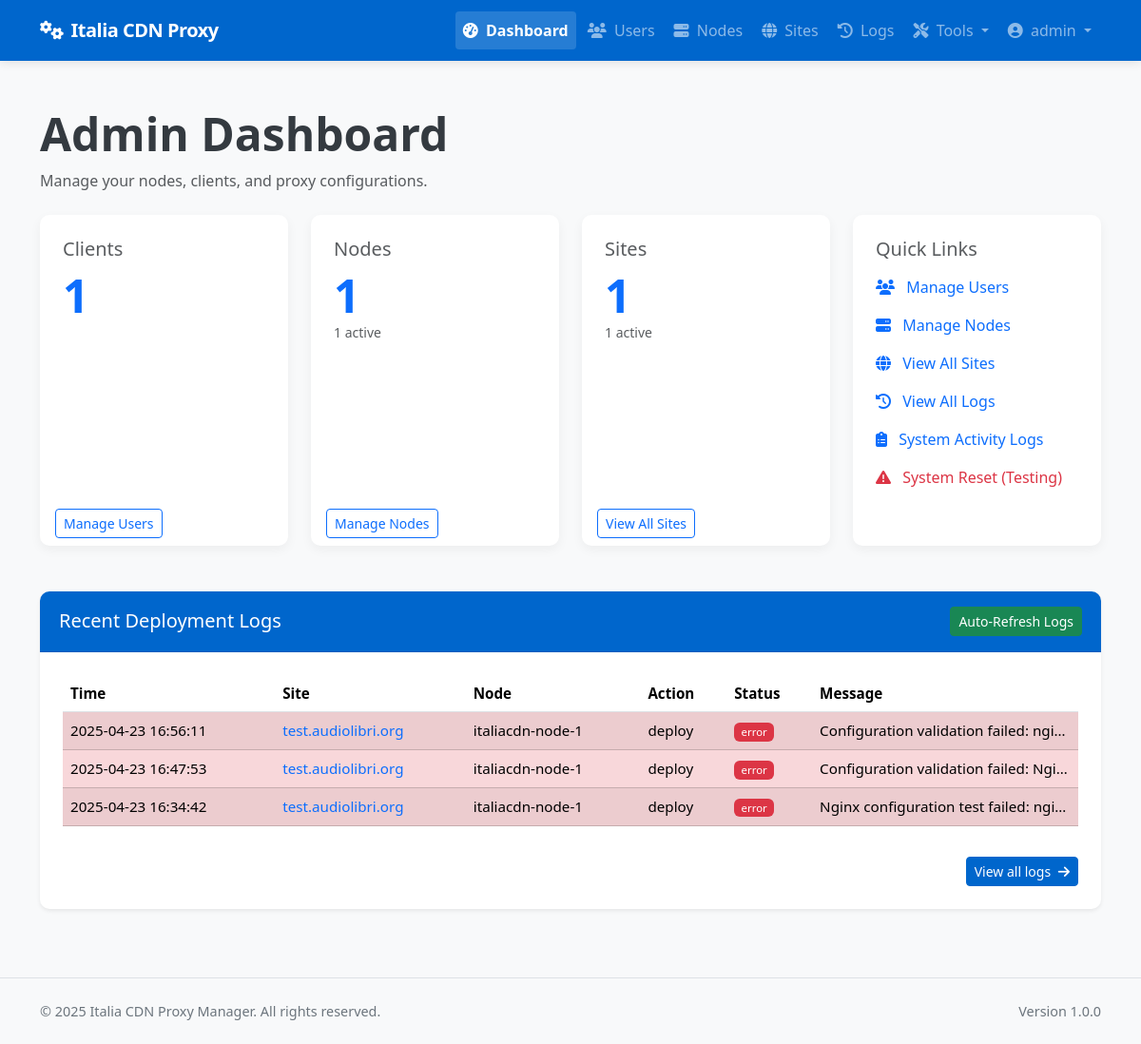
The app's page /admin/dashboard (signed in), older data.
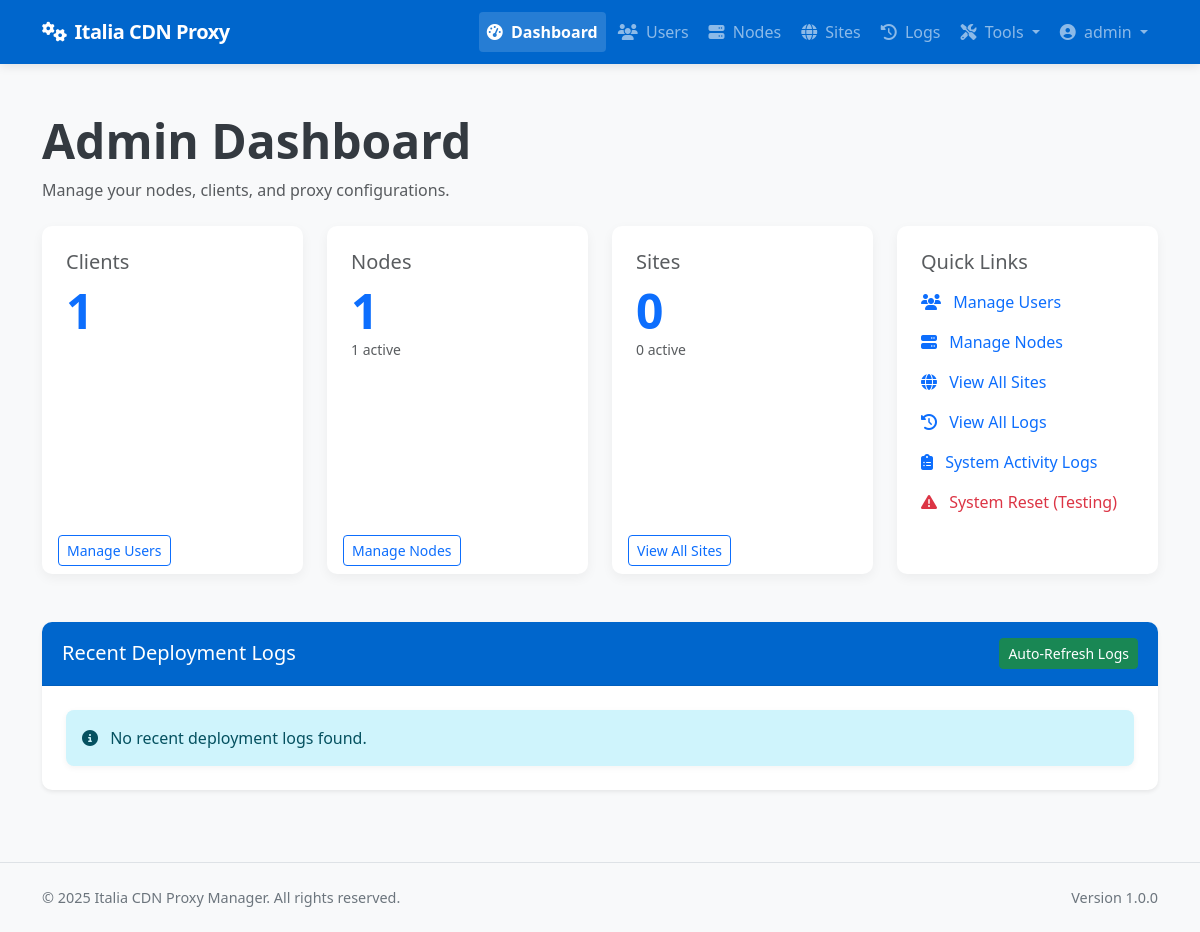
The same page, newer data.
### app/models/models.py (models this page shows, shortened)
class DeploymentLog(db.Model):
    __tablename__ = 'deployment_logs'
    id = db.Column(db.Integer, primary_key=True)
    site_id = db.Column(db.Integer, db.ForeignKey('sites.id'), nullable=False)
    node_id = db.Column(db.Integer, db.ForeignKey('nodes.id'), nullable=False)
    user_id = db.Column(db.Integer, db.ForeignKey('users.id'), nullable=True)  # Who performed the action
    action = db.Column(db.String(64), nullable=False)  # deploy, update, remove, ssl_renew, discovery, rollback
    status = db.Column(db.String(20), nullable=False)  # success, error
    message = db.Column(db.Text, nullable=True)
    created_at = db.Column(db.DateTime, default=datetime.utcnow)
    site = db.relationship('Site', backref=db.backref('deployment_logs', lazy='dynamic'))
    node = db.relationship('Node', backref=db.backref('deployment_logs', lazy='dynamic'))
    user = db.relationship('User', backref=db.backref('deployment_logs', lazy='dynamic'))

class Site(db.Model):
    __tablename__ = 'sites'
    id = db.Column(db.Integer, primary_key=True)
    name = db.Column(db.String(64), nullable=False)
    domain = db.Column(db.String(255), unique=True, nullable=False)
    protocol = db.Column(db.String(10), nullable=False, default='https')  # http or https
    origin_protocol = db.Column(db.String(10), nullable=False, default='http')  # http or https for origin
    origin_address = db.Column(db.String(255), nullable=False)  # Backend server address
    origin_port = db.Column(db.Integer, nullable=False)
    user_id = db.Column(db.Integer, db.ForeignKey('users.id'), nullable=True)  # Allow null for discovered sites
    is_active = db.Column(db.Boolean, default=True)
    is_blocked = db.Column(db.Boolean, default=False)
    is_discovered = db.Column(db.Boolean, default=False)  # Whether this site was discovered from node
    use_waf = db.Column(db.Boolean, default=False)
    force_https = db.Column(db.Boolean, default=True)  # New column to force HTTP to HTTPS redirect
    enable_cache = db.Column(db.Boolean, default=True)
    cache_time = db.Column(db.Integer, default=3600)  # Cache time in seconds, default 1 hour
    cache_static_time = db.Column(db.Integer, default=86400)  # Cache time for static assets in seconds, default 1 day
    custom_cache_rules = db.Column(db.Text, nullable=True)  # Custom cache rules in Nginx format
    cache_browser_time = db.Column(db.Integer, default=3600)  # Browser cache time in seconds, default 1 hour
    created_at = db.Column(db.DateTime, default=datetime.utcnow)
    updated_at = db.Column(db.DateTime, default=datetime.utcnow, onupdate=datetime.utcnow)
    custom_config = db.Column(db.Text, nullable=True)  # Additional Nginx configuration
    site_nodes = db.relationship('SiteNode', backref='site', lazy='dynamic')
    ssl_certificates = db.relationship('SSLCertificate', backref='site', lazy='dynamic')
    config_versions = db.relationship('ConfigVersion', backref='site', lazy='dynamic')

class Node(db.Model):
    __tablename__ = 'nodes'
    id = db.Column(db.Integer, primary_key=True)
    name = db.Column(db.String(64), unique=True, nullable=False)
    ip_address = db.Column(db.String(45), nullable=False)  # IPv4 or IPv6
    ssh_port = db.Column(db.Integer, default=22)
    ssh_user = db.Column(db.String(64), nullable=False)
    ssh_key_path = db.Column(db.String(256), nullable=True)  # Path to SSH key file
    ssh_password = db.Column(db.String(256), nullable=True)  # Encrypted password (if using password auth)
    is_active = db.Column(db.Boolean, default=True)
    is_discovered = db.Column(db.Boolean, default=False)  # Whether this node was discovered from YAML
    created_at = db.Column(db.DateTime, default=datetime.utcnow)
    updated_at = db.Column(db.DateTime, default=datetime.utcnow, onupdate=datetime.utcnow)
    nginx_config_path = db.Column(db.String(256), default='/etc/nginx/conf.d')
    nginx_reload_command = db.Column(db.String(256), default='sudo systemctl reload nginx')
    detected_nginx_path = db.Column(db.String(256), nullable=True)  # Store detected nginx path
    site_nodes = db.relationship('SiteNode', backref='node', lazy='dynamic')

### app/controllers/admin.py (the view)
@admin.route('/dashboard')
@login_required
@admin_required
def dashboard():
    user_count = User.query.filter_by(role='client').count()
    node_count = Node.query.count()
    active_node_count = Node.query.filter_by(is_active=True).count()
    site_count = Site.query.count()
    active_site_count = Site.query.filter_by(is_active=True).count()
    latest_logs = DeploymentLog.query.order_by(DeploymentLog.created_at.desc()).limit(10).all()
    return render_template('admin/dashboard.html',
                           user_count=user_count,
                           node_count=node_count,
                           active_node_count=active_node_count,
                           site_count=site_count,
                           active_site_count=active_site_count,
                           latest_logs=latest_logs)

### app/models/__init__.py (called while the page is built)
@login_manager.user_loader
def load_user(user_id):
    return User.query.get(int(user_id))

### app/models/models.py (called while the page is built)
    def is_admin(self):
        return self.role == 'admin'

### app/services/access_control.py (called while the page is built)
def admin_required(f):
    @wraps(f)
    def decorated_function(*args, **kwargs):
        if not current_user.is_admin():
            flash('You need admin privileges to access this page.', 'error')
            return abort(403)
        return f(*args, **kwargs)
    return decorated_function

### app/templates/admin/dashboard.html (shortened to what the changed rows need)
{% extends "base.html" %}
{% block content %}
<div class="container py-4">
    <div class="mb-4">
        <h1 class="display-5 fw-bold">Admin Dashboard</h1>
    </div>
    <div class="row g-4 mb-5">
        <div class="col-md-6 col-lg-3">
            <div class="card h-100">
                <div class="card-body">
                    <h3 class="card-title h5 text-muted mb-2">Sites</h3>
                    <p class="display-5 fw-bold text-primary mb-0">{{ site_count }}</p>
                    <p class="small text-muted">{{ active_site_count }} active</p>
                </div>
            </div>
        </div>
    </div>
    <div class="card shadow-sm mb-4">
        <div class="card-header bg-primary text-white d-flex justify-content-between align-items-center">
            <h2 class="card-title h5 mb-0">Recent Deployment Logs</h2>
        </div>
        <div class="card-body">
            {% if latest_logs %}
            <div class="table-responsive" id="logsTableContainer">
                <table class="table table-striped table-hover">
                    <thead>
                        <tr>
                            <th>Time</th>
                            <th>Site</th>
                            <th>Node</th>
                            <th>Action</th>
                            <th>Status</th>
                            <th>Message</th>
                        </tr>
                    </thead>
                    <tbody>
                        {% for log in latest_logs %}
                        <tr class="{% if log.status == 'error' %}table-danger{% endif %}">
                            <td>{{ log.created_at.strftime('%Y-%m-%d %H:%M:%S') }}</td>
                            <td>
                                <a href="{{ url_for('admin.view_site', site_id=log.site_id) }}" class="text-decoration-none">
                                    {{ log.site.domain }}
                                </a>
                            </td>
                            <td>{{ log.node.name }}</td>
                            <td>{{ log.action }}</td>
                            <td>
                                <span class="badge {% if log.status == 'success' %}bg-success
                                {% elif log.status == 'error' %}bg-danger
                                {% else %}bg-warning{% endif %}">
                                    {{ log.status }}
                                </span>
                            </td>
                            <td class="text-truncate" style="max-width: 200px;">{{ log.message }}</td>
                        </tr>
                        {% endfor %}
                    </tbody>
                </table>
            </div>
            <div class="text-end mt-3">
                <a href="{{ url_for('admin.deployment_logs') }}" class="btn btn-sm btn-primary">
                    View all logs <i class="fas fa-arrow-right ms-1"></i>
                </a>
            </div>
            {% else %}
            <div class="alert alert-info mb-0">
                <i class="fas fa-info-circle me-2"></i> No recent deployment logs found.
            </div>
            {% endif %}
        </div>
    </div>
</div>
{% endblock %}

Row changes from the older to the newer data that the page shows:
removed DeploymentLog: created_at "2025-04-23 16:56:11", site.domain "test.audiolibri.org", node.name "italiacdn-node-1", action "deploy", status "error", message "Configuration validation failed: ngi…"
removed DeploymentLog: created_at "2025-04-23 16:47:53", site.domain "test.audiolibri.org", node.name "italiacdn-node-1", action "deploy", status "error", message "Configuration validation failed: Ngi…"
removed DeploymentLog: created_at "2025-04-23 16:34:42", site.domain "test.audiolibri.org", node.name "italiacdn-node-1", action "deploy", status "error", message "Nginx configuration test failed: ngi…"
Text that changed along with them:
{{ site_count }}: "1" → "0"
{{ active_site_count }}: "1" → "0"
text no longer shown: "Time Site Node Action Status Message View all logs"
text now shown: "No recent deployment logs found."
